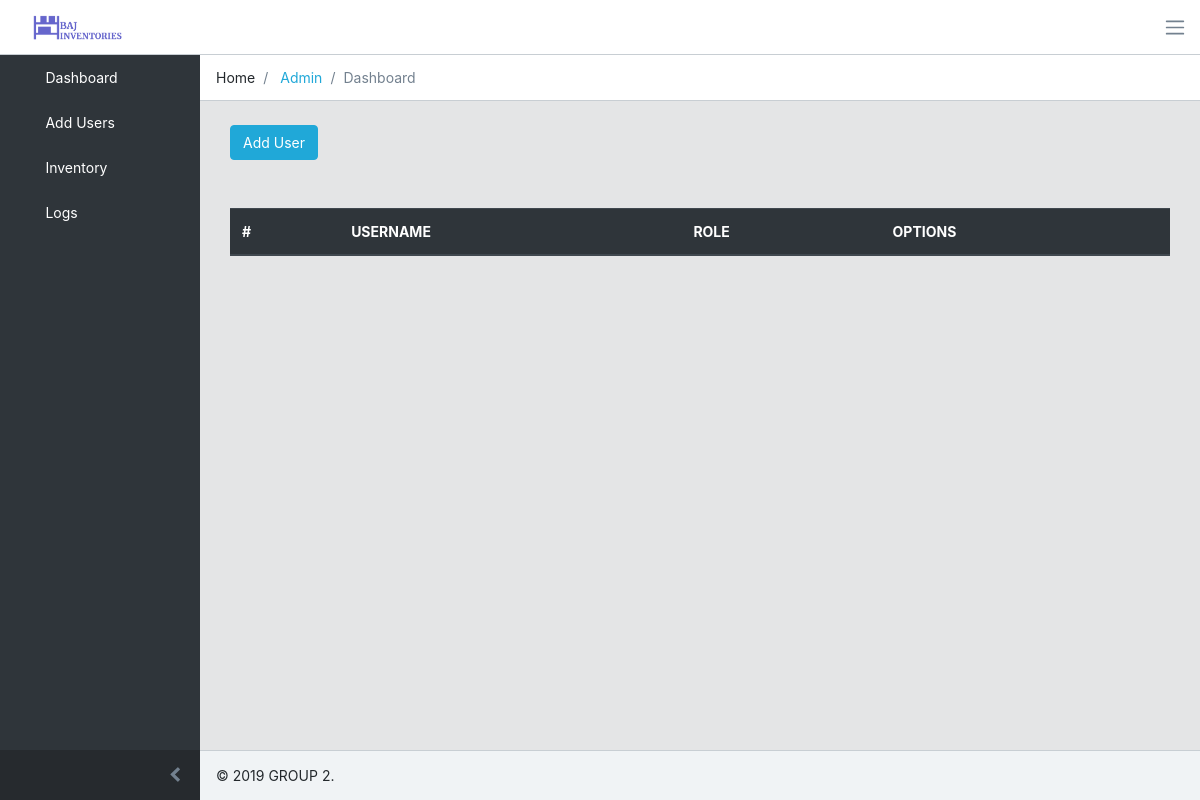
/users, run on an earlier commit of the app's database.
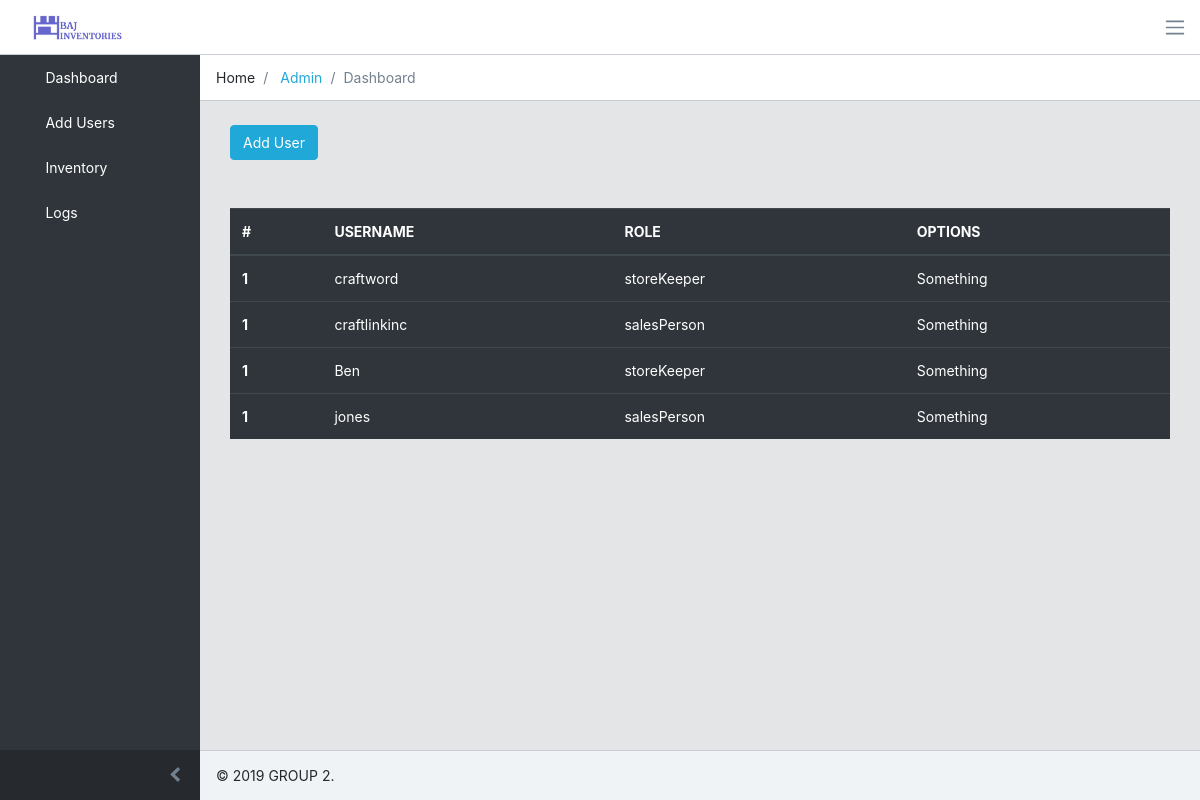
And on a later commit of the database.
### tables this page shows
CREATE TABLE "users" (
	"id"	INTEGER NOT NULL PRIMARY KEY AUTOINCREMENT UNIQUE,
	"username"	TEXT NOT NULL UNIQUE,
	"hash"	TEXT NOT NULL,
	"role"	TEXT NOT NULL
);

### application.py (the view, shortened to what this page needs)
@app.route("/users", methods=["GET", "POST"])
def users():
    if request.method == "GET":
        userData = db.execute("SELECT username, role FROM users")
        print(userData)
        return render_template("users.html", userData=userData)

### application.py (called while the page is built)
@app.after_request
def after_request(response):
    response.headers["Cache-Control"] = "no-cache, no-store, must-revalidate"
    response.headers["Expires"] = 0
    response.headers["Pragma"] = "no-cache"
    return response

### templates/users.html (shortened to what this page needs)
{% extends "layout.html" %}
{% block main %}
<button type="button" class="btn btn-primary" data-toggle="modal" data-target="#exampleModalCenter">
  Add User
</button>
<div class="mt-5">
    <table class="table table-hover table-dark">
        <thead>
          <tr>
            <th scope="col">#</th>
            <th scope="col">USERNAME</th>
            <th scope="col">ROLE</th>
            <th scope="col">OPTIONS</th>
          </tr>
        </thead>
        <tbody>
          {% for data in userData %}
          <tr>
            <th scope="data">1</th>
            <td>{{data.username}}</td>
            <td>{{data.role}}</td>
            <td>Something</td>
          </tr>
          {% endfor %}
        </tbody>
      </table>
</div>
{% endblock %}

### templates/layout.html (shortened to what this page needs)
<!DOCTYPE html>
<html lang="en">
  <head>
    <link href="https://stackpath.bootstrapcdn.com/bootstrap/4.1.3/css/bootstrap.min.css" rel="stylesheet">
    <link href="https://cdnjs.cloudflare.com/ajax/libs/flag-icon-css/3.3.0/css/flag-icon.css" rel="stylesheet">
    <link href="https://stackpath.bootstrapcdn.com/font-awesome/4.7.0/css/font-awesome.min.css" rel="stylesheet">
    <link href="https://cdnjs.cloudflare.com/ajax/libs/simple-line-icons/2.4.1/css/simple-line-icons.css" rel="stylesheet">
    <link href="../static/style.css" rel="stylesheet">
  </head>
  <body class="app header-fixed sidebar-fixed aside-menu-fixed sidebar-lg-show">
    <header class="app-header navbar">
      <a class="navbar-brand" href="#">
        <img class="navbar-brand-full" src="../images/bajinventories.png" width="89" height="25" alt="Baj Inventory">
      </a>
      <button class="navbar-toggler aside-menu-toggler d-md-down-none" type="button" data-toggle="aside-menu-lg-show">
        <span class="navbar-toggler-icon"></span>
      </button>
    </header>
    <div class="app-body">
      <div class="sidebar">
        <nav class="sidebar-nav">
          <ul class="nav">
            <li class="nav-item">
              <a class="nav-link" href="index">
                 Dashboard
               </a>
            </li>
            <li class="nav-item">
              <a class="nav-link" href="users">
                 Add Users
               </a>
            </li>
            <li class="nav-item">
              <a class="nav-link" href="inventory">
                 Inventory
               </a>
            </li>
            <li class="nav-item">
                <a class="nav-link" href="history">
                   Logs
                 </a>
             </li>
          </ul>
        </nav>
        <button class="sidebar-minimizer brand-minimizer" type="button"></button>
      </div>
      <main class="main">
        <ol class="breadcrumb">
          <li class="breadcrumb-item">Home</li>
          <li class="breadcrumb-item">
            <a href="#">Admin</a>
          </li>
          <li class="breadcrumb-item active">Dashboard</li>
        </ol>
        <div class="container-fluid">
          <div class="animated fadeIn">
            {% block main %}{% endblock %}
          </div>
        </div>
      </main>
    </div>
    <footer class="app-footer">
      <div>
        <span>&copy; 2019 GROUP 2.</span>
      </div>
    </footer>
  </body>
</html>

What changed in the data, as far as the page shows it:
added users: username "craftword", role "storeKeeper"
added users: username "craftlinkinc", role "salesPerson"
added users: username "Ben", role "storeKeeper"
added users: username "jones", role "salesPerson"
